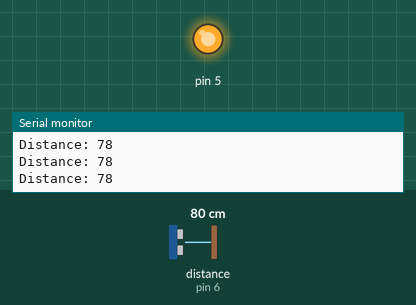
Simulated run of this sketch. Board: Arduino Uno, built with avr-gcc and run on an emulated ATmega328P. Parts: output pins drawn as LEDs (lit = HIGH), the last lines printed to the serial monitor. Wiring (inferred from the names in the program): ultrasonic range finder: trigger pin 7; echo pin 6. Inputs (shaded band) come from the test bench; at power-on: distance to the obstacle (sensor on pin 6) 80 cm. The echo pulse lasts 58.3 µs per cm; pins used as bus, display or sensor lines are not drawn.

Above: at 1.2 s.
1.3 s: distance to the obstacle (sensor on pin 6) set to 2 cm
At 1.65 s:
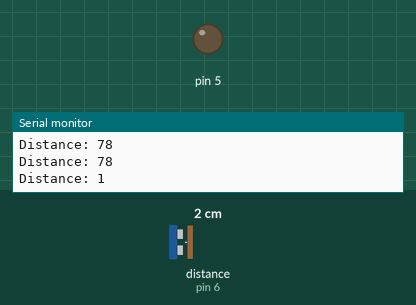
4.3 s: distance to the obstacle (sensor on pin 6) set to 35 cm
At 5.0 s:
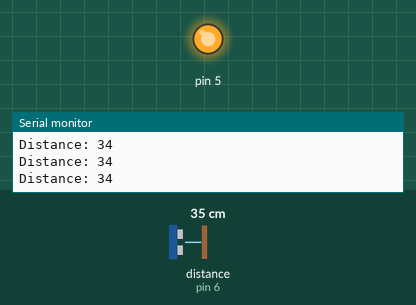
5.8 s: distance to the obstacle (sensor on pin 6) set to 4 cm
At 6.13 s:
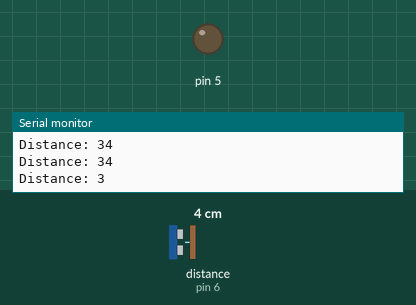
8.8 s: distance to the obstacle (sensor on pin 6) set to 120 cm
At 9.2 s:
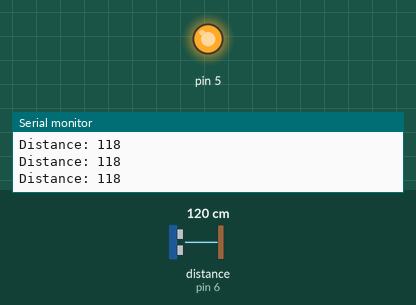
Timing chart, 0 to 11.3 s (numbered marks = the images above; inputs shaded):
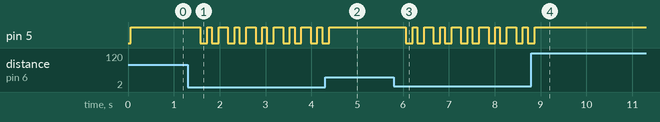

The sketch:

CarParkAlarm.ino
```cpp
int trigPin =7;
int echoPin = 6;
long duration;
int distance;


void setup(){
  pinMode(trigPin,OUTPUT);
  pinMode(echoPin,INPUT);
  Serial.begin(9600);
  pinMode(5,OUTPUT);

}

void loop() {
 digitalWrite(trigPin, LOW);
 delayMicroseconds(2);
 digitalWrite(trigPin, HIGH);
 delayMicroseconds(10);
 digitalWrite(trigPin,LOW);
 duration = pulseIn(echoPin,HIGH);
 distance = duration * 0.034 / 2;
 delay(50);
 Serial.print("Distance: ");
 Serial.println(distance);

  if(distance<20){
  digitalWrite(5, HIGH);
    delay(200);
     digitalWrite(5, LOW);
    delay(150);
     digitalWrite(5, HIGH);
    delay(100);
     digitalWrite(5, LOW);
    delay(100);

 }
  else if (distance>20) {
   digitalWrite(5,HIGH);
 }
  else {
   digitalWrite(5,LOW);
  }

}
```

Measured:
- after the input at 1.3 s, pin 5: HIGH → LOW after 0.28 s, then repeats every 0.60 s: HIGH 0.10 s, LOW 0.15 s, HIGH 0.20 s, LOW 0.15 s
- after the input at 4.3 s, pin 5: goes on until 4.4 s, then stays HIGH
- after the input at 5.8 s, pin 5: HIGH → LOW after 0.26 s, then repeats every 0.60 s: HIGH 0.10 s, LOW 0.15 s, HIGH 0.20 s, LOW 0.15 s
- after the input at 8.8 s, pin 5: goes on until 8.9 s, then stays HIGH
